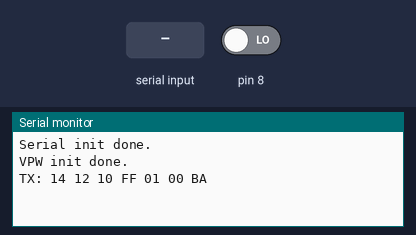
Recording of a program running on a simulated Arduino Uno, built with avr-gcc and run on an emulated ATmega328P. On the bench: the last lines printed to the serial monitor. The test bench sets the inputs (shaded band); at power-on: pin 8 LOW.

Above: at 1.2 s.
1.3 s: "2\n" received over Serial
At 2.2 s:
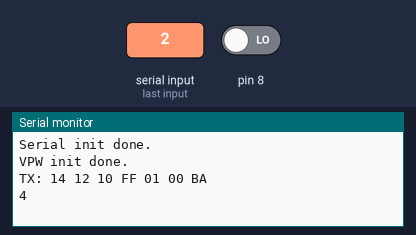
2.8 s: pin 8 driven HIGH
At 3.4 s:
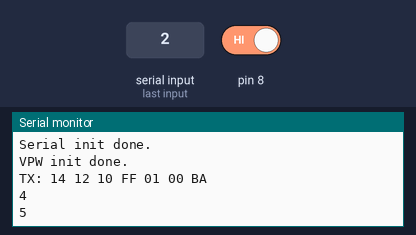
4.3 s: pin 8 driven LOW
At 5.1 s:
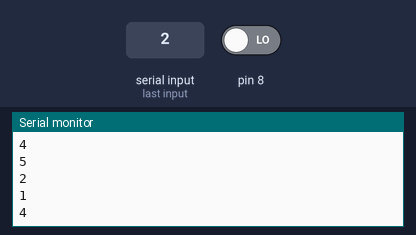
Timing chart, 0 to 7.3 s (numbered marks = the images above; inputs shaded):
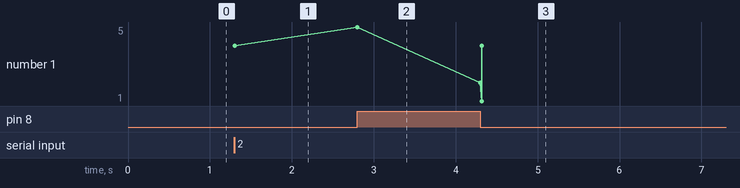

The program:

main.cpp
```cpp
#include "main.h"

//Global Variables

j1850 vpw_inst;                 //create obj of class j1850
byte rx_buf[MAX_MESSAGE_SIZE];  //buffer for RX messages

// put function declarations here:


void setup() {
  // put your setup code here, to run once:
  Serial.begin(115200);
  while(!Serial);       //stick in this loop while serial init works

  Serial.println("Serial init done.");

  vpw_inst.init(J1850_VPW_RX, J1850P_TX, true);

  Serial.println("VPW init done.");

  vpw_inst.easy_send(6, 0x14 , 0x12 ,0x10 , 0xFF , 0x01 , 0x00);
}

void loop() {
  if (vpw_inst.accept (rx_buf)){
    vpw_inst.easy_send(4, 0x01, 0x01, 0x01, 0xFF); //reply if data received
  }
}

// put function definitions here:
```

J1850-VPW.h
```cpp
/*
Orginal code by https://github.com/redheadedrod/j1850
Edited: GarnerM 2025 (Fixed Until Broken)
*/
#ifndef J1850_VPW_RX
#define J1850_VPW_RX 8
#endif
#ifndef J1850P_TX
#define J1850P_TX 9
#endif

#ifndef J1850
#define J1850
#include <Arduino.h>

#define WAIT_100us 100
#define TX_SHORT 64
#define TX_LONG 128
#define TX_SOF 200
#define TX_EOF 280
#define RX_SHORT_MIN 34
#define RX_SHORT_MAX 96
#define RX_LONG_MIN 96
#define RX_LONG_MAX 163
#define RX_SOF_MIN 163
#define RX_SOF_MAX 239
#define RX_EOD_MIN 163
#define RX_IFS_MIN 280
#define MAX_MESSAGE_SIZE 12 //12 bytes counting crc
// define error return codes
#define MESSAGE_SEND_OK 1
#define MESSAGE_ACCEPT_OK 2
#define ERROR_MESSAGE_TO_LONG 3
#define ERROR_NO_RESPONDS_WITHIN_100US 4
#define ERROR_ON_SOF_TIMEOUT 5
#define ERROR_SYMBOL_WAS_NOT_SOF 6
#define ERROR_SYMBOL_WAS_NOT_SHORT 7
#define ERROR_ACCEPT_CRC 8

class j1850 {
  private:
	bool if_init = false;
	bool review = false;
	int in_pin = 0;
	int out_pin = 0;
	int mode = 0;
	byte *rx_msg_buf;
	byte *tx_msg_buf;
	unsigned long time_tmp = 0;

	void start_timer(void);
	void monitor(void);
	void sendToUART(const char *, int, byte *);
	void tests(void);
	void active(void);
	void passive(void);
	bool is_active(void);
	bool recv_msg(byte *);
	bool send_msg(byte *, int);
	int read_timer(void);
	byte crc(byte *, int);
  public:
	void init(int, int, bool monitor_ = false);
	bool accept(byte *, bool crt = false);
	bool send(byte *, int);
	bool easy_send(int size, ...);
	int message;
	int rx_nbyte = 0;
	int tx_nbyte = 0;
};
#endif
```

main.h
```cpp
#ifndef GUARD_main
#define GUARD_main

#include <Arduino.h>
#include "J1850-VPW.h"


#endif
```

J1850-VPW.cpp
```cpp
/*
Orginal code by https://github.com/redheadedrod/j1850
Edited: GarnerM 2025 (Fixed Until Broken)
*/

#include "J1850-VPW.h"
#include <Arduino.h>

void j1850::init(int in_pin_, int out_pin_, bool review_) {
	out_pin = out_pin_;
	in_pin = in_pin_;
	review = review_;

	if (review_) {
		Serial.begin(115200);
		mode = 1;
	}

	pinMode(in_pin_, INPUT);
	pinMode(out_pin_, OUTPUT);
	passive();

	if_init = true;
}

bool j1850::accept(byte *msg_buf, bool crt_c) {
	if (!if_init)
		return false;

	bool f = recv_msg(msg_buf);

	if ((crt_c) && (f)) {
		if (msg_buf[rx_nbyte - 1] != crc(msg_buf, rx_nbyte - 1)) {
			f = false;
			message = ERROR_ACCEPT_CRC;
		}
	}

	if (review) {
		if (Serial.available() >= 2)
			mode = Serial.parseInt();
		monitor();
	}
	return f;
}

bool j1850::easy_send(int size, ...) { // changed to Stack-allocated array with a fixed maximum size
    if (size <= 0 || size > MAX_MESSAGE_SIZE)
        return false;

    byte buffer[MAX_MESSAGE_SIZE];
    va_list ap;

    va_start(ap, size);
    for (int i = 0; i < size; ++i) {
        buffer[i] = static_cast<byte>(va_arg(ap, int));
    }
    va_end(ap);

    return send(buffer, size);
}

bool j1850::send(byte *msg_buf, int nbytes) {
	if (!if_init)
		return false;

	msg_buf[nbytes] = crc(msg_buf, nbytes);
	nbytes++;

	bool f = send_msg(msg_buf, nbytes);

	if (review)
		monitor();
	return f;
}

bool j1850::recv_msg(byte *msg_buf) {
	int nbits, nbytes;
	bool bit_state;
	rx_msg_buf = msg_buf;

	start_timer();
	while (!is_active()) {
		if (read_timer() > WAIT_100us) {
			message = ERROR_NO_RESPONDS_WITHIN_100US;
			return false;
		}
	}

	start_timer();
	while (is_active()) {
		if (read_timer() > RX_SOF_MAX) {
			message = ERROR_ON_SOF_TIMEOUT;
			return false;
		}
	}

	if (read_timer() < RX_SOF_MIN) {
		message = ERROR_SYMBOL_WAS_NOT_SOF;
		return false;
	}

	bit_state = is_active();
	start_timer();

	for (nbytes = 0; nbytes < MAX_MESSAGE_SIZE; ++nbytes) {
		nbits = 8;
		do {
			*msg_buf <<= 1;
			while (is_active() == bit_state) {
				if (read_timer() > RX_EOD_MIN) {
					rx_nbyte = nbytes;
					message = MESSAGE_ACCEPT_OK;
					return true;
				}
			}

			bit_state = is_active();
			long tcnt1_buf = read_timer();
			start_timer();

			if (tcnt1_buf < RX_SHORT_MIN) {
				message = ERROR_SYMBOL_WAS_NOT_SHORT;
				return false;
			}

			if ((tcnt1_buf < RX_SHORT_MAX) && !is_active())
				*msg_buf |= 1;

			if ((tcnt1_buf > RX_LONG_MIN) && (tcnt1_buf < RX_LONG_MAX) && is_active())
				*msg_buf |= 1;

		} while (--nbits);
		++msg_buf;
	}

	rx_nbyte = nbytes;
	message = MESSAGE_ACCEPT_OK;
	return true;
}

bool j1850::send_msg(byte *msg_buf, int nbytes) {
	int nbits;
	byte temp_byte;
	tx_msg_buf = msg_buf;
	tx_nbyte = nbytes;

	if (nbytes > MAX_MESSAGE_SIZE) {
		message = ERROR_MESSAGE_TO_LONG;
		return false;
	}

	start_timer();
	while (read_timer() < RX_IFS_MIN) {
		if (is_active())
			start_timer();
	}

	active();
	delayMicroseconds(TX_SOF);
	do {
		temp_byte = *msg_buf;
		nbits = 8;
		while (nbits--) {
			if (nbits & 1) {
				passive();
				delayMicroseconds((temp_byte & 0x80) ? TX_LONG : TX_SHORT);
			} else {
				active();
				delayMicroseconds((temp_byte & 0x80) ? TX_SHORT : TX_LONG);
			}
			temp_byte <<= 1;
		}
		++msg_buf;
	} while (--nbytes);

	passive();
	delayMicroseconds(TX_EOF);
	message = MESSAGE_SEND_OK;
	return true;
}

void j1850::monitor(void) {
	static int old_message;

	switch (mode) {

		//RX
		case 4:
			if (MESSAGE_ACCEPT_OK == message)
				sendToUART("RX: ", rx_nbyte, rx_msg_buf);
			break;

		//TX
		case 3:
			if (MESSAGE_SEND_OK == message)
				sendToUART("TX: ", tx_nbyte, tx_msg_buf);
			break;

		//status codes
		case 2:
			if (old_message != message) {
				Serial.println(message);
				old_message = message;
			}
			break;

		//RX\TX
		case 1:
			if (MESSAGE_SEND_OK == message)
				sendToUART("TX: ", tx_nbyte, tx_msg_buf);
			if (MESSAGE_ACCEPT_OK == message)
				sendToUART("RX: ", rx_nbyte, rx_msg_buf);
			break;

		default:
			break;
	}
}

void j1850::sendToUART(const char *header, int rx_nbyte, byte *msg_buf) {
	Serial.print(header);
	for (int i = 0; i < rx_nbyte; i++) {
		if (msg_buf[i] < 0x10)
			Serial.print(0);

		Serial.print(msg_buf[i], HEX);

		if (i == (rx_nbyte - 1)) {
			Serial.print("\n");
		} else {
			Serial.print(" ");
		}
	}
}
//removed "test" easily done outside API and not documented.

void j1850::active(void) {
	digitalWrite(out_pin, HIGH);
}

void j1850::passive(void) {
	digitalWrite(out_pin, LOW);
}

bool j1850::is_active(void) {
	return digitalRead(in_pin);
}

byte j1850::crc(byte *msg_buf, int nbytes) {
	byte crc = 0xFF;
	while (nbytes--) {
		crc ^= *msg_buf++;
		for (int i = 0; i < 8; i++)
			crc = crc & 0x80 ? (crc << 1) ^ 0x1D : crc << 1;
	}
	crc ^= 0xFF;
	return crc;
}

void j1850::start_timer(void) {
	time_tmp = micros();
}

int j1850::read_timer(void) {
	return micros() - time_tmp;
}
```

Measured:
- after the input at 1.3 s, the serial monitor: prints a new line at once (image 1)
- after the input at 2.8 s, the serial monitor: prints a new line at once (image 2)
- after the input at 4.3 s, the serial monitor: prints a new line at once (image 3)
- plotted number 1: 4 → 5 after the input at 2.8 s
